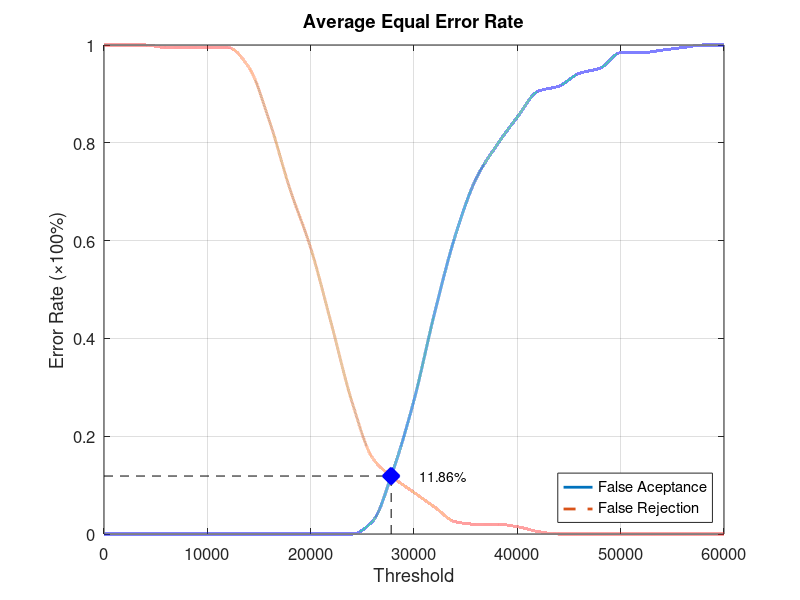
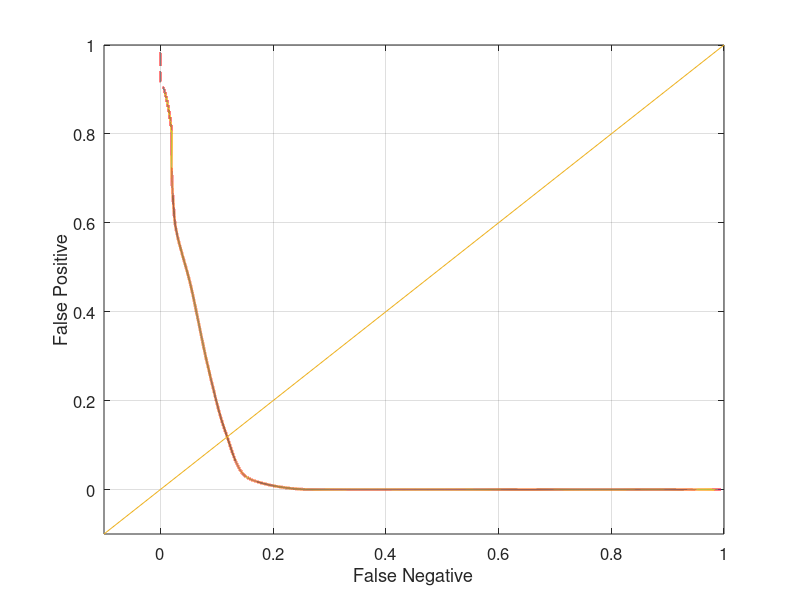

Recreate these plots in MATLAB, in order.
function yEER = Database4_4
close all;
clear;
clc;
x = 0:2000:60000;
xq = 0:0.5:60000;

y0 = [0 0 0 0 0 0 0 0 0 0 0 0 0 0.0263158 0.131579 0.273684 0.452632 0.610526 0.726316 0.794737 0.852632 0.905263 0.915789 0.942105 0.952632 0.984211 0.984211 0.989474 0.994737 1 1];
yy0 = interp1(x, y0, xq, 'pchip');
y1 = [1 1 1 0.995 0.995 0.995 0.995 0.955 0.845 0.705 0.585 0.43 0.27 0.155 0.115 0.085 0.055 0.025 0.02 0.02 0.015 0.005 0 0 0 0 0 0 0 0 0];
yy1 = interp1(x, y1, xq, 'pchip');

% Calculating EER: 
y2 = abs(y0 - y1);
find(y2 == min(y2))
yy2 = abs(yy0 - yy1);
xEER = find(yy2 == min(yy2));
xEERIndex = xq(xEER) % X-axis EER
yEER = yy0(xEER) % Y-axis EER

main = figure
plot(xq, yy0,'-','LineWidth', 2);	hold on
plot(xq, yy1,'--','LineWidth', 2);	hold on
plot([xEERIndex xEERIndex], [0 yEER], 'k--');	hold on
plot([0 xEERIndex], [yEER yEER], 'k--');	hold on
plot(xEERIndex, yEER, 'bx', 'LineWidth', 10);	hold on
text(xEERIndex + 10 * xEERIndex / 100, yEER, [num2str(round((10000 * yEER)) / 100) '%'])
legend('False Aceptance', 'False Rejection', 'Location', 'SouthEast')
xlabel('Threshold')
ylabel('Error Rate (\times100%)')
title('Average Equal Error Rate')
set(gca, 'FontSize', 12)
axis([0 60000 0 1])
grid on

print(main, 'Database4_4Main', '-dpng');
FNRxFPR = figure('Color', [1 1 1]);
plot(yy1, yy0, '-', yy1, yy0, 'LineWidth', 2);
hold on
y = -0.1:0.1:1
plot(y, y); 
set(gca, 'FontSize', 12)
xlabel('False Negative')
ylabel('False Positive')
axis([-0.1 1 -0.1 1])
set(gca, 'FontSize', 12)
grid on

print(FNRxFPR, 'Database4_4FNRxFPR','-dpng');
end
